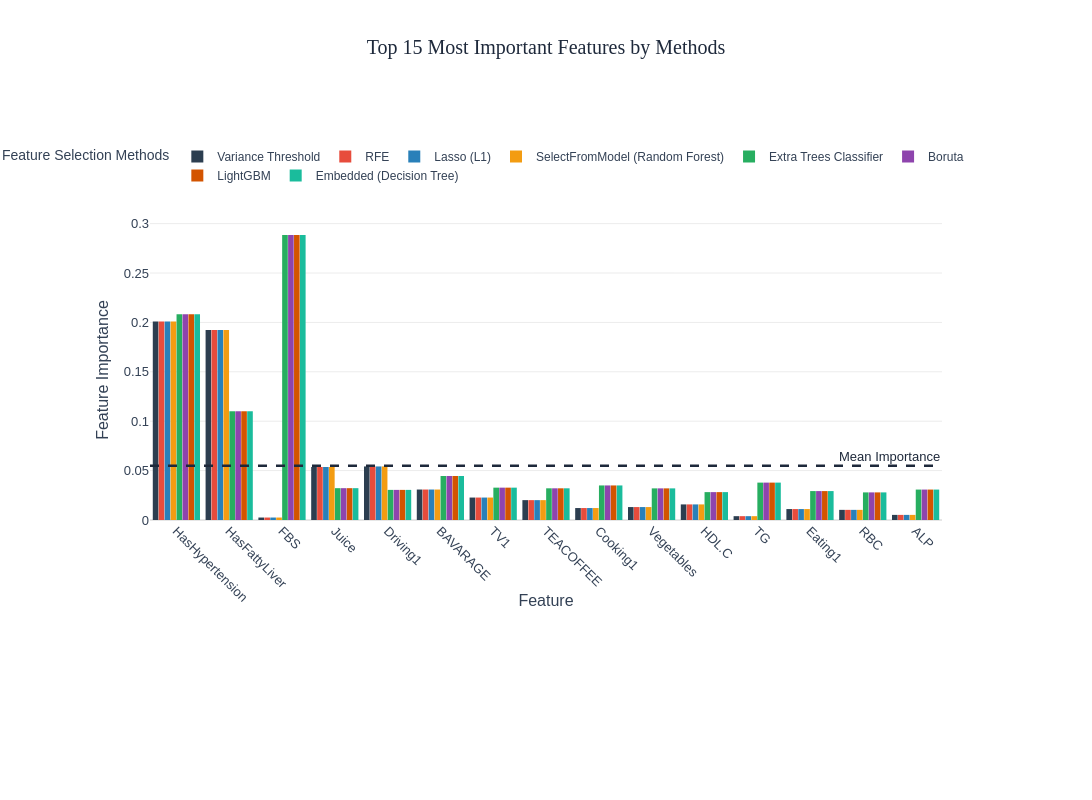

The cell this chart's notebook holds for it:
### Code cell
import pandas as pd
import plotly.express as px

# (Assuming X_train and feature_importances are defined earlier)

# Convert the feature importances dictionary into a DataFrame
importance_df = pd.DataFrame(feature_importances).T
importance_df.columns = X_train.columns
importance_df.columns = importance_df.columns.str.replace(r'num_imputer__', '')
importance_df = importance_df.reset_index().rename(columns={'index': 'Feature Selection Method'})

# Select the top N features based on average importance across all methods
top_n = 15
importance_avg = importance_df.drop('Feature Selection Method', axis=1).mean(axis=0)
top_features = importance_avg.nlargest(top_n).index

# Keep only the top features in the DataFrame
importance_top_features_df = importance_df[['Feature Selection Method'] + list(top_features)]

# Melt the DataFrame for compatibility with Plotly bar charts
importance_melted = importance_top_features_df.melt(
    id_vars=['Feature Selection Method'],
    var_name='Feature',
    value_name='Importance'
)

# ============================================================
# Professional & balanced color palette
# ============================================================
professional_colors = [
    '#2C3E50',  # Dark Navy
    '#E74C3C',  # Brick Red
    '#2980B9',  # Bright Blue
    '#F39C12',  # Golden Orange
    '#27AE60',  # Emerald Green
    '#8E44AD',  # Royal Purple
    '#D35400',  # Burnt Orange
    '#1ABC9C'   # Turquoise
]

# ============================================================
# Create the bar chart (data labels removed)
# ============================================================
fig_importance = px.bar(
    importance_melted,
    x='Feature',
    y='Importance',
    color='Feature Selection Method',
    color_discrete_sequence=professional_colors,
    title=f'Top {top_n} Most Important Features by Methods',
    labels={'Importance': 'Feature Importance', 'Feature Selection Method': 'Method'},
    height=800,
    width=1200,
    barmode='group',
    category_orders={'Feature': list(top_features)}
)

# ============================================================
# CRITICAL FIX: Increase margins and enable automargin for x-axis
# ============================================================
fig_importance.update_layout(
    legend_title="Feature Selection Methods",
    xaxis_title="Feature",
    yaxis_title="Feature Importance",
    xaxis={
        'tickangle': 45,
        'showgrid': False,
        'zeroline': False,
        'automargin': True   # <-- Auto-adjusts left/right margins to fit long labels
    },
    yaxis={
        'showgrid': True,
        'gridcolor': 'rgba(0,0,0,0.08)',
        'zeroline': True,
        'zerolinecolor': 'rgba(0,0,0,0.2)'
    },
    plot_bgcolor='white',
    paper_bgcolor='white',
    
    # ============================================================
    # SIGNIFICANTLY INCREASED MARGINS TO PREVENT CLIPPING
    # ============================================================
    margin=dict(
        l=150,   # Left margin (for y-axis labels)
        r=150,   # Right margin (for legend if it goes off)
        t=220,   # Top margin (for title, legend, and horizontal line annotation)
        b=280    # Bottom margin (for rotated x-axis labels)
    ),
    
    title_x=0.5,
    title_y=0.95,
    title_font=dict(size=20, family="Arial Black", color="#1e293b"),
    font=dict(family="Arial, sans-serif", size=13, color="#334155"),
    
    # Legend: horizontal, placed above the plot but with enough top space
    legend=dict(
        orientation='h',
        yanchor='bottom',
        y=1.10,          # Slightly higher to avoid overlapping with title
        xanchor='right',
        x=1,
        font=dict(size=12)
    ),
    bargap=0.1,
    bargroupgap=0.05
)

# Add a horizontal line for mean importance
fig_importance.add_hline(
    y=importance_melted['Importance'].mean(),
    line=dict(color='#1e293b', dash='dash', width=2.5),
    annotation_text='Mean Importance',
    annotation_position='top right',
    annotation_font_size=13,
    annotation_font_color='#1e293b'
)

# Display and save the figure
fig_importance.show()
title = f"Top {top_n} Most Important Features by Methods"
fig_importance.write_image(f"Images/{title}.png", scale=6)

### Figure 1 — Plotly figure (JSON) as saved in the notebook; plotly's stock layout.template omitted (floating-point values rounded to 4 significant figures)
{"data": [{"alignmentgroup": "True", "hovertemplate": "Method=Variance Threshold<br>Feature=%{x}<br>Feature Importance=%{y}<extra></extra>", "legendgroup": "Variance Threshold", "marker": {"color": "#2C3E50", "pattern": {"shape": ""}}, "name": "Variance Threshold", "offsetgroup": "Variance Threshold", "orientation": "v", "showlegend": true, "textposition": "auto", "type": "bar", "x": ["HasHypertension", "HasFattyLiver", "FBS", "Juice", "Driving1", "BAVARAGE", "TV1", "TEACOFFEE", "Cooking1", "Vegetables", "HDL.C", "TG", "Eating1", "RBC", "ALP"], "xaxis": "x", "y": [0.2008, 0.1924, 0.002503, 0.05367, 0.05421, 0.03084, 0.02273, 0.02011, 0.01211, 0.0131, 0.01579, 0.003879, 0.01108, 0.01027, 0.005174], "yaxis": "y"}, {"alignmentgroup": "True", "hovertemplate": "Method=RFE<br>Feature=%{x}<br>Feature Importance=%{y}<extra></extra>", "legendgroup": "RFE", "marker": {"color": "#E74C3C", "pattern": {"shape": ""}}, "name": "RFE", "offsetgroup": "RFE", "orientation": "v", "showlegend": true, "textposition": "auto", "type": "bar", "x": ["HasHypertension", "HasFattyLiver", "FBS", "Juice", "Driving1", "BAVARAGE", "TV1", "TEACOFFEE", "Cooking1", "Vegetables", "HDL.C", "TG", "Eating1", "RBC", "ALP"], "xaxis": "x", "y": [0.2008, 0.1924, 0.002503, 0.05367, 0.05421, 0.03084, 0.02273, 0.02011, 0.01211, 0.0131, 0.01579, 0.003879, 0.01108, 0.01027, 0.005174], "yaxis": "y"}, {"alignmentgroup": "True", "hovertemplate": "Method=Lasso (L1)<br>Feature=%{x}<br>Feature Importance=%{y}<extra></extra>", "legendgroup": "Lasso (L1)", "marker": {"color": "#2980B9", "pattern": {"shape": ""}}, "name": "Lasso (L1)", "offsetgroup": "Lasso (L1)", "orientation": "v", "showlegend": true, "textposition": "auto", "type": "bar", "x": ["HasHypertension", "HasFattyLiver", "FBS", "Juice", "Driving1", "BAVARAGE", "TV1", "TEACOFFEE", "Cooking1", "Vegetables", "HDL.C", "TG", "Eating1", "RBC", "ALP"], "xaxis": "x", "y": [0.2008, 0.1924, 0.002503, 0.05367, 0.05421, 0.03084, 0.02273, 0.02011, 0.01211, 0.0131, 0.01579, 0.003879, 0.01108, 0.01027, 0.005174], "yaxis": "y"}, {"alignmentgroup": "True", "hovertemplate": "Method=SelectFromModel (Random Forest)<br>Feature=%{x}<br>Feature Importance=%{y}<extra></extra>", "legendgroup": "SelectFromModel (Random Forest)", "marker": {"color": "#F39C12", "pattern": {"shape": ""}}, "name": "SelectFromModel (Random Forest)", "offsetgroup": "SelectFromModel (Random Forest)", "orientation": "v", "showlegend": true, "textposition": "auto", "type": "bar", "x": ["HasHypertension", "HasFattyLiver", "FBS", "Juice", "Driving1", "BAVARAGE", "TV1", "TEACOFFEE", "Cooking1", "Vegetables", "HDL.C", "TG", "Eating1", "RBC", "ALP"], "xaxis": "x", "y": [0.2008, 0.1924, 0.002503, 0.05367, 0.05421, 0.03084, 0.02273, 0.02011, 0.01211, 0.0131, 0.01579, 0.003879, 0.01108, 0.01027, 0.005174], "yaxis": "y"}, {"alignmentgroup": "True", "hovertemplate": "Method=Extra Trees Classifier<br>Feature=%{x}<br>Feature Importance=%{y}<extra></extra>", "legendgroup": "Extra Trees Classifier", "marker": {"color": "#27AE60", "pattern": {"shape": ""}}, "name": "Extra Trees Classifier", "offsetgroup": "Extra Trees Classifier", "orientation": "v", "showlegend": true, "textposition": "auto", "type": "bar", "x": ["HasHypertension", "HasFattyLiver", "FBS", "Juice", "Driving1", "BAVARAGE", "TV1", "TEACOFFEE", "Cooking1", "Vegetables", "HDL.C", "TG", "Eating1", "RBC", "ALP"], "xaxis": "x", "y": [0.2083, 0.1101, 0.2885, 0.03222, 0.03048, 0.04454, 0.03275, 0.03207, 0.03499, 0.03201, 0.02822, 0.03785, 0.02927, 0.02795, 0.0308], "yaxis": "y"}, {"alignmentgroup": "True", "hovertemplate": "Method=Boruta<br>Feature=%{x}<br>Feature Importance=%{y}<extra></extra>", "legendgroup": "Boruta", "marker": {"color": "#8E44AD", "pattern": {"shape": ""}}, "name": "Boruta", "offsetgroup": "Boruta", "orientation": "v", "showlegend": true, "textposition": "auto", "type": "bar", "x": ["HasHypertension", "HasFattyLiver", "FBS", "Juice", "Driving1", "BAVARAGE", "TV1", "TEACOFFEE", "Cooking1", "Vegetables", "HDL.C", "TG", "Eating1", "RBC", "ALP"], "xaxis": "x", "y": [0.2083, 0.1101, 0.2885, 0.03222, 0.03048, 0.04454, 0.03275, 0.03207, 0.03499, 0.03201, 0.02822, 0.03785, 0.02927, 0.02795, 0.0308], "yaxis": "y"}, {"alignmentgroup": "True", "hovertemplate": "Method=LightGBM<br>Feature=%{x}<br>Feature Importance=%{y}<extra></extra>", "legendgroup": "LightGBM", "marker": {"color": "#D35400", "pattern": {"shape": ""}}, "name": "LightGBM", "offsetgroup": "LightGBM", "orientation": "v", "showlegend": true, "textposition": "auto", "type": "bar", "x": ["HasHypertension", "HasFattyLiver", "FBS", "Juice", "Driving1", "BAVARAGE", "TV1", "TEACOFFEE", "Cooking1", "Vegetables", "HDL.C", "TG", "Eating1", "RBC", "ALP"], "xaxis": "x", "y": [0.2083, 0.1101, 0.2885, 0.03222, 0.03048, 0.04454, 0.03275, 0.03207, 0.03499, 0.03201, 0.02822, 0.03785, 0.02927, 0.02795, 0.0308], "yaxis": "y"}, {"alignmentgroup": "True", "hovertemplate": "Method=Embedded (Decision Tree)<br>Feature=%{x}<br>Feature Importance=%{y}<extra></extra>", "legendgroup": "Embedded (Decision Tree)", "marker": {"color": "#1ABC9C", "pattern": {"shape": ""}}, "name": "Embedded (Decision Tree)", "offsetgroup": "Embedded (Decision Tree)", "orientation": "v", "showlegend": true, "textposition": "auto", "type": "bar", "x": ["HasHypertension", "HasFattyLiver", "FBS", "Juice", "Driving1", "BAVARAGE", "TV1", "TEACOFFEE", "Cooking1", "Vegetables", "HDL.C", "TG", "Eating1", "RBC", "ALP"], "xaxis": "x", "y": [0.2083, 0.1101, 0.2885, 0.03222, 0.03048, 0.04454, 0.03275, 0.03207, 0.03499, 0.03201, 0.02822, 0.03785, 0.02927, 0.02795, 0.0308], "yaxis": "y"}], "layout": {"annotations": [{"font": {"color": "#1e293b", "size": 13}, "showarrow": false, "text": "Mean Importance", "x": 1, "xanchor": "right", "xref": "x domain", "y": 0.05495, "yanchor": "bottom", "yref": "y"}], "bargap": 0.1, "bargroupgap": 0.05, "barmode": "group", "font": {"color": "#334155", "family": "Arial, sans-serif", "size": 13}, "height": 800, "legend": {"font": {"size": 12}, "orientation": "h", "title": {"text": "Feature Selection Methods"}, "tracegroupgap": 0, "x": 1, "xanchor": "right", "y": 1.1, "yanchor": "bottom"}, "margin": {"b": 280, "l": 150, "r": 150, "t": 220}, "paper_bgcolor": "white", "plot_bgcolor": "white", "shapes": [{"line": {"color": "#1e293b", "dash": "dash", "width": 2.5}, "type": "line", "x0": 0, "x1": 1, "xref": "x domain", "y0": 0.05495, "y1": 0.05495, "yref": "y"}], "title": {"font": {"color": "#1e293b", "family": "Arial Black", "size": 20}, "text": "Top 15 Most Important Features by Methods", "x": 0.5, "y": 0.95}, "width": 1200, "xaxis": {"anchor": "y", "automargin": true, "categoryarray": ["HasHypertension", "HasFattyLiver", "FBS", "Juice", "Driving1", "BAVARAGE", "TV1", "TEACOFFEE", "Cooking1", "Vegetables", "HDL.C", "TG", "Eating1", "RBC", "ALP"], "categoryorder": "array", "domain": [0, 1], "showgrid": false, "tickangle": 45, "title": {"text": "Feature"}, "zeroline": false}, "yaxis": {"anchor": "x", "domain": [0, 1], "gridcolor": "rgba(0,0,0,0.08)", "showgrid": true, "title": {"text": "Feature Importance"}, "zeroline": true, "zerolinecolor": "rgba(0,0,0,0.2)"}}}
